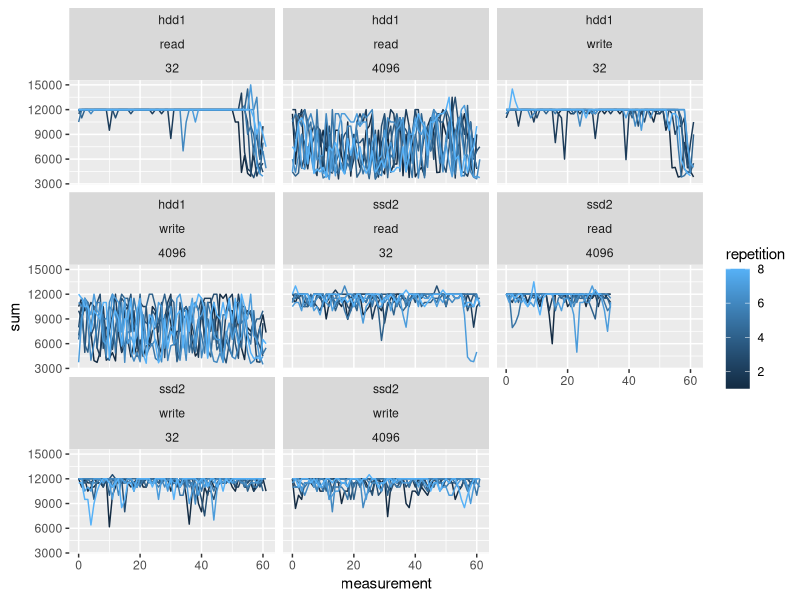

Source code (R):
## ---- chunk 1
knitr::opts_chunk$set(echo = TRUE)
## ---- chunk 2
library(plyr)
library(ggplot2)
## ---- chunk 3
dvfs1 <- read.csv("dvfs_PC+HDD1.csv", sep=";", header=T)
dvfs2 <- read.csv("dvfs_PC+SSD2.csv", sep=";", header=T)
dvfs <- rbind(dvfs1, dvfs2)
#combine all cpus into a single result
dvfs$sum <- dvfs$freq0 + dvfs$freq1 + dvfs$freq2 + dvfs$freq3 + dvfs$freq4 + dvfs$freq5 + dvfs$freq6 + dvfs$freq7
dvfs$sum <- dvfs$sum/2 

#combine the measurements during each experiment by taking the median
dvfs_df <- ddply(dvfs, c("equipment", "device", "operation", "reqsize", "cache", "repetition"), summarize, median = median(sum))

#combine the repetitions of each experiment by taking the median
clean_dvfs_df <- ddply(dvfs_df, c("equipment", "device", "operation", "reqsize", "cache"), summarize, sum = median(median))
## ---- chunk 4
ggplot(dvfs, aes(x = measurement, y = sum, group = repetition, color = repetition)) + geom_line()  + facet_wrap(~device + operation + reqsize);
## ---- chunk 5
time1 <- read.csv("tempo_PC+HDD1.csv", sep=";", header=T)
time2 <- read.csv("tempo_PC+SSD2.csv", sep=";", header=T)
time <- rbind(time1, time2)
time$reqtime_4m <- (4*1024*1024)/time$bandwidth
time$reqtime_32k <- (32*1024)/time$bandwidth
summary(subset(time, device == "HDD1" & operation == "write" & reqsize == 4096)$reqtime_4m)
summary(subset(time, device == "SSD2" & operation == "write" & reqsize == 4096)$reqtime_4m)
summary(subset(time, device == "HDD1" & operation == "write" & reqsize == 32)$reqtime_32k)
summary(subset(time, device == "SSD2" & operation == "write" & reqsize == 32)$reqtime_32k)
summary(subset(time, device == "HDD1" & operation == "read" & reqsize == 4096)$reqtime_4m)
summary(subset(time, device == "SSD2" & operation == "read" & reqsize == 4096)$reqtime_4m)
summary(subset(time, device == "HDD1" & operation == "read" & reqsize == 32)$reqtime_32k)
summary(subset(time, device == "SSD2" & operation == "read" & reqsize == 32)$reqtime_32k)

